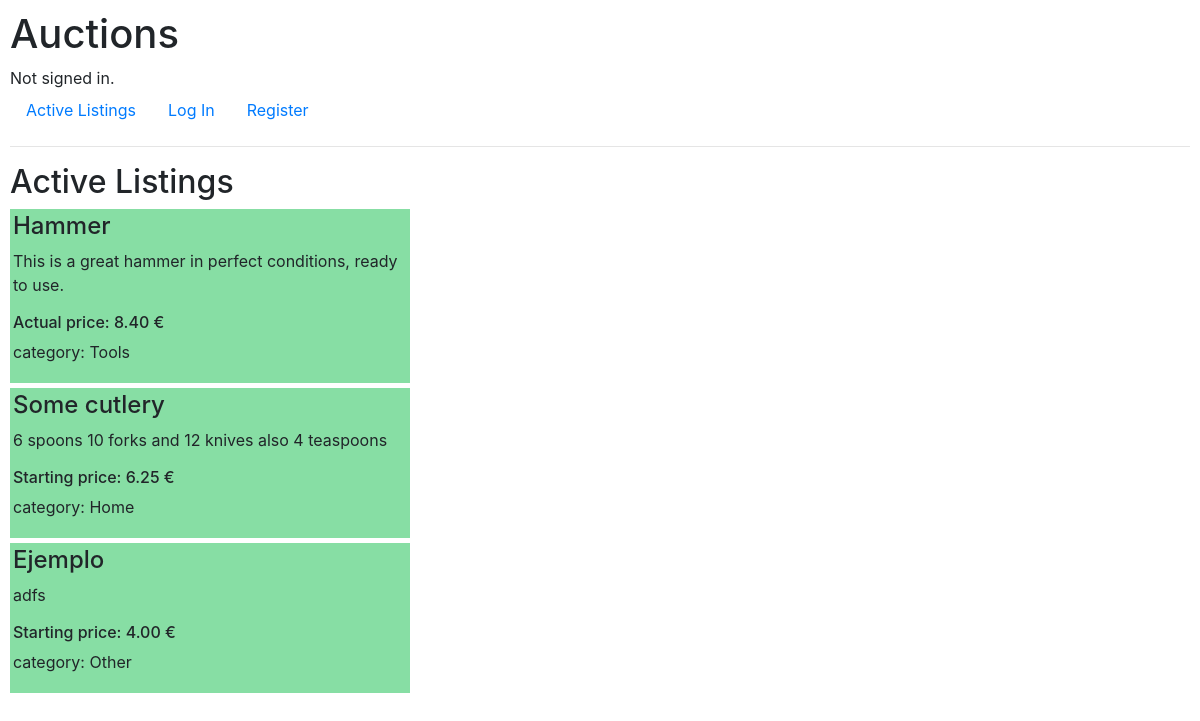
The page / on the database its author committed.
### auctions/models.py (models this page shows, shortened)
class Ad(models.Model):
    user = models.ForeignKey(User, on_delete=models.CASCADE, related_name="ader",blank=False)
    title = models.CharField(max_length=50, blank=False)
    description = models.TextField(max_length=500, blank=False)
    start_bid = models.DecimalField(max_digits=7, decimal_places=2, blank=False)
    actual_price = models.DecimalField(max_digits=7, decimal_places=2, blank=False, default=0)
    image = models.URLField(blank=True)
    cat = models.ForeignKey(Cat, on_delete=models.SET_NULL, verbose_name="category", null=True, blank=True)

class Cat(models.Model):
    name = models.CharField(max_length=30, blank=False)
    def __str__(self):
        return f"{self.name}"

### auctions/views.py (the view)
# urls.py: path("", views.index, name="index"),
def index(request):
    return render(request, "auctions/index.html", {
        "ads" : Ad.objects.all(),
    })

### auctions/templates/auctions/index.html (shortened to what this page needs)
{% extends "auctions/layout.html" %}
{% block body %}
    <h2>Active Listings</h2>
    {% for ad in ads %}
        <div class="ad" onclick='location.href="{% url 'ad' ad.pk %}";' style="cursor: pointer;">
                <h4> {{ ad.title }} </h4>
                <p> {{ ad.description }} </p>
                {% if ad.actual_price == 0 %}
                    <h6> Starting price: {{ ad.start_bid }} €</h6>
                {% else %}
                    <h6> Actual price: {{ ad.actual_price }} €</h6>
                {% endif %}
                {% if ad.cat %}
                    <p>category: {{ ad.cat }} </p>
                {% endif %}
        </div>
    {% endfor %}
{% endblock %}

### auctions/templates/auctions/layout.html (shortened to what this page needs)
{% load static %}
<!DOCTYPE html>
<html lang="en">
    <head>
        <link rel="stylesheet" href="https://stackpath.bootstrapcdn.com/bootstrap/4.4.1/css/bootstrap.min.css">
        <link rel="stylesheet" href="{% static 'auctions/styles.css/' %}">
    </head>
    <body>
        <h1>Auctions</h1>
        <div>
            {% if user.is_authenticated %}
                Signed in as <strong>{{ user.username }}</strong>.
            {% else %}
                Not signed in.
            {% endif %}
        </div>
        <ul class="nav">
            <li class="nav-item">
                <a class="nav-link" href="{% url 'index' %}">Active Listings</a>
            </li>
            {% if user.is_authenticated %}
                <li class="nav-item">
                    <a class="nav-link" href="{% url 'newad' %}">Create an Ad</a>
                </li>
                <li class="nav-item">
                    <a class="nav-link" href="{% url 'logout' %}">Log Out</a>
                </li>
            {% else %}
                <li class="nav-item">
                    <a class="nav-link" href="{% url 'login' %}">Log In</a>
                </li>
                <li class="nav-item">
                    <a class="nav-link" href="{% url 'register' %}">Register</a>
                </li>
            {% endif %}
        </ul>
        <hr>
        {% block body %}
        {% endblock %}
    </body>
</html>

### auctions/static/auctions/styles.css (style rules this page uses)
body { padding: 10px; }
.ad { margin-bottom: 5px; padding: 3px; background-color: rgb(135, 222, 164); width: 400px; }

### rows shown on the page
Ad: title "Hammer", description "This is a great hammer in perfect conditions, ready to use.", actual_price "8.40", cat "Tools"
Ad: title "Some cutlery", description "6 spoons 10 forks and 12 knives also 4 teaspoons", start_bid "6.25", cat "Home"
Ad: title "Ejemplo", description "adfs", start_bid "4.00", cat "Other"
